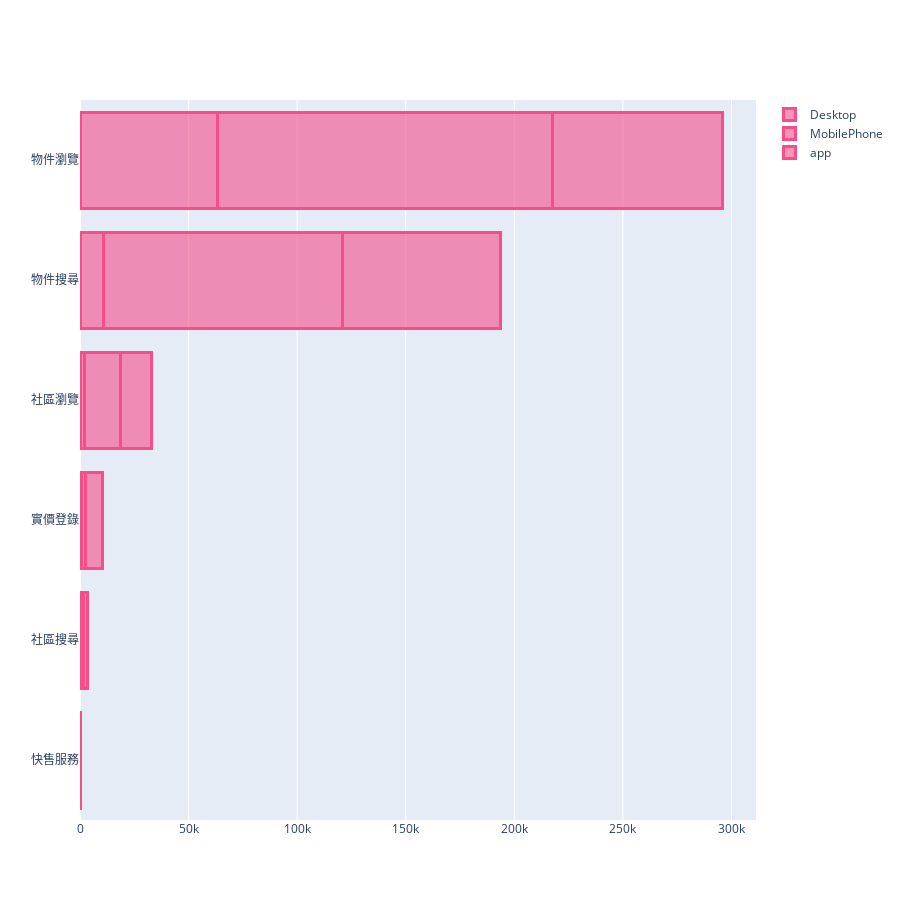

Write notebook code for a chart like this one.
### Code cell
# 網站服務使用排行
# YC
df_yesterday_function_YC = df_yesterday[df_yesterday['訪問網站'] == '房仲網'].iloc[:, [1,2,33,35,37,38,40,41]].groupby(['訪問網站', '使用裝置']).sum().reset_index()
df_yesterday_function_YC = df_yesterday_function_YC.melt(id_vars=['訪問網站', '使用裝置'], var_name="功能", value_name="人次")
df_yesterday_function_YC = df_yesterday_function_YC.sort_values(by=['人次','訪問網站', '使用裝置', '功能'], ascending=True).reset_index(drop=True)

fig = go.Figure()
fig.add_trace(go.Bar(
    y=df_yesterday_function_YC['功能'].unique(),
    x=df_yesterday_function_YC[df_yesterday_function_YC['使用裝置'] == 'app']['人次'],
    name='app',
    orientation='h',
    marker=dict(
        color='rgba(246, 78, 139, 0.6)',
        line=dict(color='rgba(246, 78, 139, 1.0)', width=3)
    )
))
fig.add_trace(go.Bar(
    y=df_yesterday_function_YC['功能'].unique(),
    x=df_yesterday_function_YC[df_yesterday_function_YC['使用裝置'] == 'MobilePhone']['人次'],
    name='MobilePhone',
    orientation='h',
    marker=dict(
        color='rgba(246, 78, 139, 0.6)',
        line=dict(color='rgba(246, 78, 139, 1.0)', width=3)
    )
))
fig.add_trace(go.Bar(
    y=df_yesterday_function_YC['功能'].unique(),
    x=df_yesterday_function_YC[df_yesterday_function_YC['使用裝置'] == 'Desktop']['人次'],
    name='Desktop',
    orientation='h',
    marker=dict(
        color='rgba(246, 78, 139, 0.6)',
        line=dict(color='rgba(246, 78, 139, 1.0)', width=3)
    )
))

fig.update_layout(barmode='stack', height=900)
fig.show()

### Figure 1 — Plotly figure (JSON) as saved in the notebook; plotly's stock layout.template omitted (floating-point values rounded to 4 significant figures)
{"data": [{"marker": {"color": "rgba(246, 78, 139, 0.6)", "line": {"color": "rgba(246, 78, 139, 1.0)", "width": 3}}, "name": "app", "orientation": "h", "type": "bar", "x": [0, 484, 542, 2145, 10873, 63101], "y": ["快售服務", "社區搜尋", "實價登錄", "社區瀏覽", "物件搜尋", "物件瀏覽"]}, {"marker": {"color": "rgba(246, 78, 139, 0.6)", "line": {"color": "rgba(246, 78, 139, 1.0)", "width": 3}}, "name": "MobilePhone", "orientation": "h", "type": "bar", "x": [10, 1041, 1800, 16346, 109863, 154449], "y": ["快售服務", "社區搜尋", "實價登錄", "社區瀏覽", "物件搜尋", "物件瀏覽"]}, {"marker": {"color": "rgba(246, 78, 139, 0.6)", "line": {"color": "rgba(246, 78, 139, 1.0)", "width": 3}}, "name": "Desktop", "orientation": "h", "type": "bar", "x": [12, 1834, 8196, 14467, 72779, 78189], "y": ["快售服務", "社區搜尋", "實價登錄", "社區瀏覽", "物件搜尋", "物件瀏覽"]}], "layout": {"barmode": "stack", "height": 900}}
